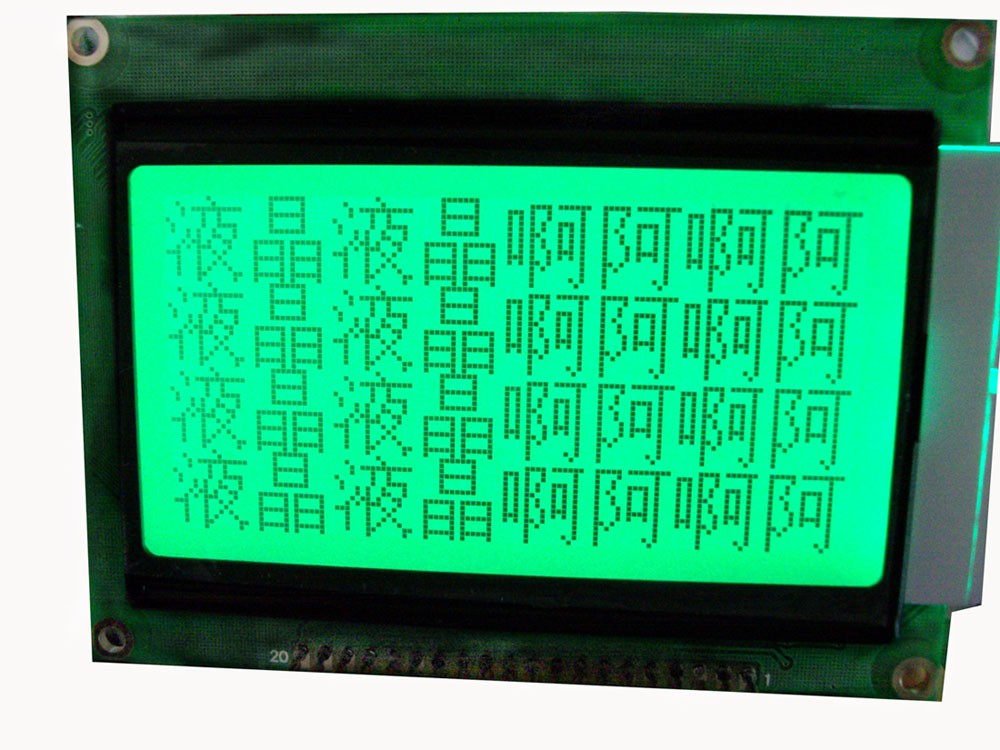
//> input picture TestOpenCV/test_lcd.jpg, 1000 x 750 px
$ ./main   (built with g++ and OpenCV 4)
//> lines starting //> are read from the running program, lines starting //| are printed output that depends on the picture; after the words box and inside, x2 and y2 are one past the last pixel; in counts of white or black regions, pixels touching at a corner belong together
#include <iostream>
#include "opencv2/opencv.hpp"

using namespace std;

int main(int argc, char *argv[])
{
    cv::Mat img = cv::imread("/Users/water/Documents/GitHub/CppQt5/TestOpenCV/test_lcd.jpg");
//> img is the input picture: 750 rows x 1000 cols, CV_8UC3; mean B, G, R 118.9, 162.7, 58.7
    cv::imshow("Image", img);
    cv::waitKey(0);

    cv::Mat imag, result, result2;
    imag = cv::imread("/Users/water/Documents/GitHub/CppQt5/TestOpenCV/test_lcd.jpg",0);//将读入的彩色图像直接以灰度图像读入
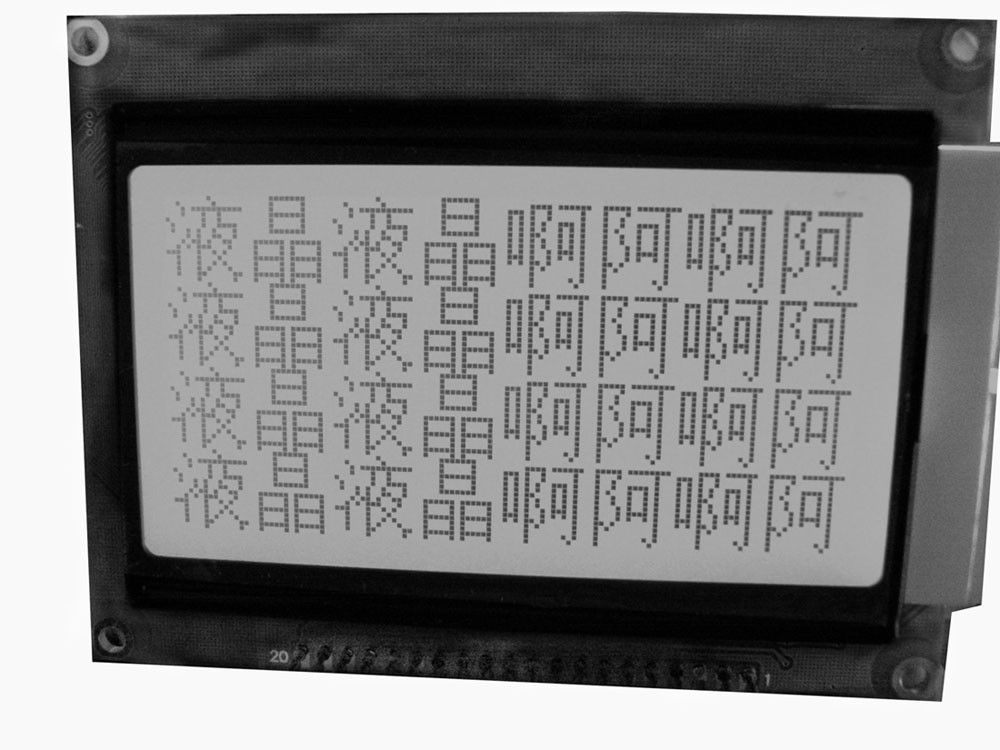
//> imag: 750 rows x 1000 cols, CV_8UC1; min 0, max 255, mean 126.5
    cv::namedWindow("原图", 1);
    cv::imshow("原图", imag);
    cv::waitKey(0);

    result = imag.clone();
    cv::threshold(imag, result, 150, 500.0, CV_THRESH_BINARY);
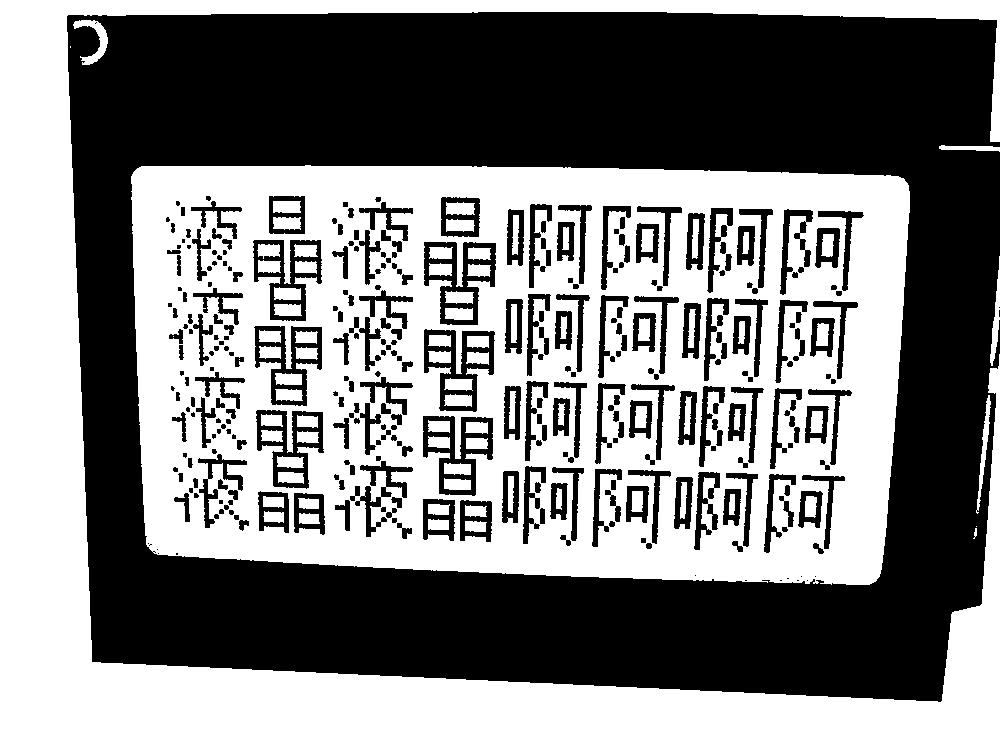
//> result: 750 rows x 1000 cols, CV_8UC1; 51.1% white; 331 black regions (43 under 20 px), largest, box (x1, y1, x2, y2) and area: (67, 12, 1000, 702) 298249, (424, 242, 496, 325) 2423, (424, 329, 495, 412) 2338
    cv::namedWindow("二值化图像");
    cv::imshow("二值化图像", result);
    cv::waitKey(0);

    result2 = result.clone();
    cv::blur(result, result2, cv::Size(7, 7));
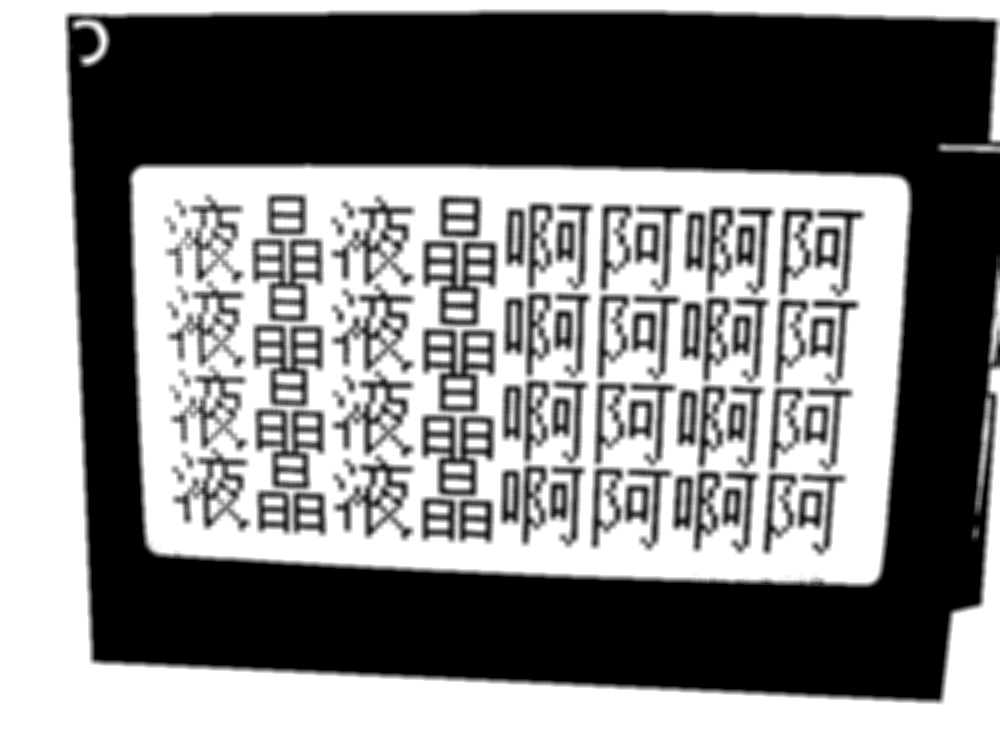
//> result2: 750 rows x 1000 cols, CV_8UC1; min 0, max 255, mean 130.4
    cv::namedWindow("低通滤波图像");
    cv::imshow("低通滤波图像", result2);
    cv::waitKey(0);

    return 0;
}
